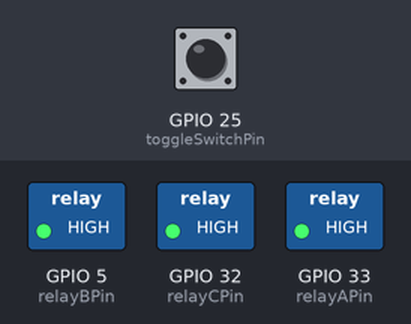
Recording of a sketch running on a simulated ESP32. On the bench: switched loads named in the sketch (green lamp = pin HIGH). The test bench sets the inputs (shaded band); at power-on: GPIO 25 (toggleSwitchPin) HIGH.

Above: at 3.0 s.
3.1 s: GPIO 25 (toggleSwitchPin) pulled LOW for 0.15 s
At 3.6 s:
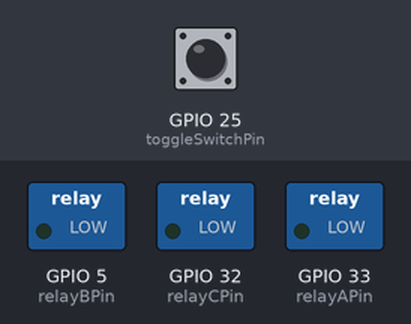
6.1 s: GPIO 25 (toggleSwitchPin) pulled LOW for 1 s
At 6.94 s:
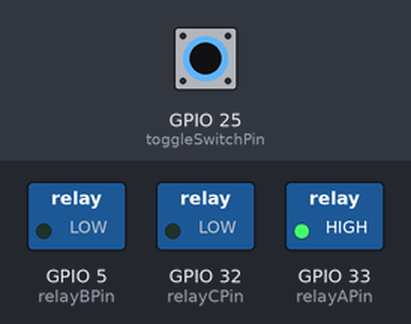
10.1 s: GPIO 25 (toggleSwitchPin) pulled LOW for 3.2 s
At 10.19 s:
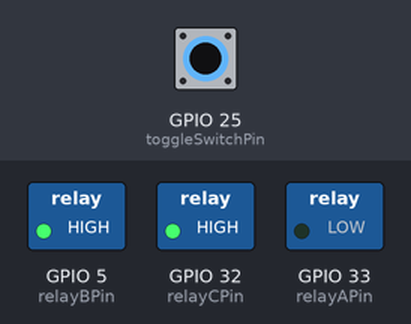
Timing chart, 0 to 17.1 s (numbered marks = the images above; inputs shaded):
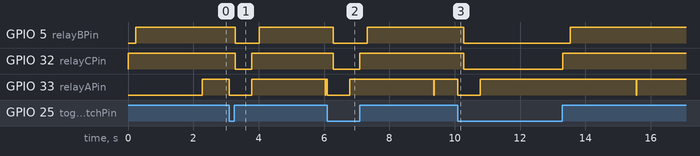

The sketch:

batteryStartup.ino
```cpp
const int toggleSwitchPin = 25;
const int relayAPin = 33;
const int relayBPin = 5;
const int relayCPin = 32;

bool toggleSwitchState = false;

void setup() {
  pinMode(toggleSwitchPin, INPUT_PULLUP);
  pinMode(relayAPin, OUTPUT);
  pinMode(relayBPin, OUTPUT);
  pinMode(relayCPin, OUTPUT);
}

void loop() {
  // Read the toggle switch state
  bool newToggleSwitchState = digitalRead(toggleSwitchPin);

  if (newToggleSwitchState != toggleSwitchState) {
    // Toggle switch state has changed
    toggleSwitchState = newToggleSwitchState;

    if (toggleSwitchState == LOW) {
      // Toggle switch turned ON
      digitalWrite(relayAPin, LOW);
      delay(180);
      digitalWrite(relayBPin, LOW);
      digitalWrite(relayCPin, LOW);
      delay(500);
      digitalWrite(relayAPin, HIGH);
    } else {
      // Toggle switch turned OFF
      digitalWrite(relayCPin, HIGH);
      delay(230);
      digitalWrite(relayBPin, HIGH);
      delay(2030);
      digitalWrite(relayAPin, LOW);
      delay(20);
      digitalWrite(relayAPin, HIGH);
    }
  }
}
```

Measured:
- after the input at 3.1 s, GPIO 5 (relayBPin): HIGH → LOW after 0.18 s, → HIGH 0.73 s later; GPIO 32 (relayCPin): HIGH → LOW after 0.18 s, → HIGH 0.50 s later; GPIO 33 (relayAPin): HIGH → LOW at once, → HIGH 0.68 s later, → LOW 2.3 s later, → HIGH 0.02 s later
- after the input at 6.1 s, GPIO 5 (relayBPin): HIGH → LOW after 0.18 s, → HIGH 1.0 s later; GPIO 32 (relayCPin): HIGH → LOW after 0.18 s, → HIGH 0.82 s later; GPIO 33 (relayAPin): HIGH → LOW at once, → HIGH 0.68 s later, → LOW 2.6 s later, → HIGH 0.02 s later
- after the input at 10.1 s, GPIO 5 (relayBPin): HIGH → LOW after 0.18 s, → HIGH 3.2 s later; GPIO 32 (relayCPin): HIGH → LOW after 0.18 s, → HIGH 3.0 s later; GPIO 33 (relayAPin): HIGH → LOW at once, → HIGH 0.68 s later, → LOW 4.8 s later, → HIGH 0.02 s later
